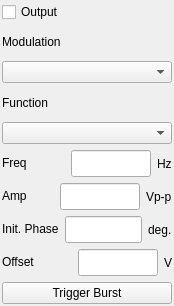
<?xml version="1.0" encoding="UTF-8"?>
<ui version="4.0">
 <class>FrmFuncSynth</class>
 <widget class="QMainWindow" name="FrmFuncSynth">
  <property name="geometry">
   <rect>
    <x>0</x>
    <y>0</y>
    <width>174</width>
    <height>306</height>
   </rect>
  </property>
  <property name="windowTitle">
   <string>Function Synthesizer Control</string>
  </property>
  <widget class="QWidget" name="widget">
   <layout class="QGridLayout">
    <property name="leftMargin">
     <number>2</number>
    </property>
    <property name="topMargin">
     <number>2</number>
    </property>
    <property name="rightMargin">
     <number>2</number>
    </property>
    <property name="bottomMargin">
     <number>2</number>
    </property>
    <item row="0" column="0">
     <widget class="QCheckBox" name="m_ckbOutput">
      <property name="sizePolicy">
       <sizepolicy hsizetype="Fixed" vsizetype="Fixed">
        <horstretch>0</horstretch>
        <verstretch>0</verstretch>
       </sizepolicy>
      </property>
      <property name="text">
       <string>Output</string>
      </property>
     </widget>
    </item>
    <item row="9" column="0">
     <widget class="QPushButton" name="m_btnTrig">
      <property name="text">
       <string>Trigger Burst</string>
      </property>
      <property name="autoDefault">
       <bool>false</bool>
      </property>
     </widget>
    </item>
    <item row="1" column="0">
     <widget class="QLabel" name="textLabel1">
      <property name="text">
       <string>Modulation</string>
      </property>
      <property name="wordWrap">
       <bool>false</bool>
      </property>
     </widget>
    </item>
    <item row="2" column="0">
     <widget class="QComboBox" name="m_cmbMode"/>
    </item>
    <item row="3" column="0">
     <widget class="QLabel" name="textLabel2">
      <property name="text">
       <string>Function</string>
      </property>
      <property name="wordWrap">
       <bool>false</bool>
      </property>
     </widget>
    </item>
    <item row="4" column="0">
     <widget class="QComboBox" name="m_cmbFunc"/>
    </item>
    <item row="5" column="0">
     <layout class="QHBoxLayout">
      <item>
       <widget class="QLabel" name="textLabel1_5_2_2">
        <property name="sizePolicy">
         <sizepolicy hsizetype="Preferred" vsizetype="Fixed">
          <horstretch>0</horstretch>
          <verstretch>0</verstretch>
         </sizepolicy>
        </property>
        <property name="text">
         <string>Freq</string>
        </property>
        <property name="wordWrap">
         <bool>false</bool>
        </property>
       </widget>
      </item>
      <item>
       <layout class="QHBoxLayout">
        <item>
         <widget class="QLineEdit" name="m_edFreq">
          <property name="sizePolicy">
           <sizepolicy hsizetype="Preferred" vsizetype="Fixed">
            <horstretch>0</horstretch>
            <verstretch>0</verstretch>
           </sizepolicy>
          </property>
          <property name="maximumSize">
           <size>
            <width>80</width>
            <height>32767</height>
           </size>
          </property>
         </widget>
        </item>
        <item>
         <widget class="QLabel" name="textLabel2_2_3">
          <property name="sizePolicy">
           <sizepolicy hsizetype="Fixed" vsizetype="Preferred">
            <horstretch>0</horstretch>
            <verstretch>0</verstretch>
           </sizepolicy>
          </property>
          <property name="text">
           <string>Hz</string>
          </property>
          <property name="wordWrap">
           <bool>false</bool>
          </property>
         </widget>
        </item>
       </layout>
      </item>
     </layout>
    </item>
    <item row="6" column="0">
     <layout class="QHBoxLayout">
      <item>
       <widget class="QLabel" name="textLabel1_5_2_2_3">
        <property name="sizePolicy">
         <sizepolicy hsizetype="Preferred" vsizetype="Fixed">
          <horstretch>0</horstretch>
          <verstretch>0</verstretch>
         </sizepolicy>
        </property>
        <property name="text">
         <string>Amp</string>
        </property>
        <property name="wordWrap">
         <bool>false</bool>
        </property>
       </widget>
      </item>
      <item>
       <layout class="QHBoxLayout">
        <item>
         <widget class="QLineEdit" name="m_edAmp">
          <property name="sizePolicy">
           <sizepolicy hsizetype="Preferred" vsizetype="Fixed">
            <horstretch>0</horstretch>
            <verstretch>0</verstretch>
           </sizepolicy>
          </property>
          <property name="maximumSize">
           <size>
            <width>80</width>
            <height>32767</height>
           </size>
          </property>
         </widget>
        </item>
        <item>
         <widget class="QLabel" name="textLabel2_2_3_3">
          <property name="sizePolicy">
           <sizepolicy hsizetype="Fixed" vsizetype="Preferred">
            <horstretch>0</horstretch>
            <verstretch>0</verstretch>
           </sizepolicy>
          </property>
          <property name="text">
           <string>Vp-p</string>
          </property>
          <property name="wordWrap">
           <bool>false</bool>
          </property>
         </widget>
        </item>
       </layout>
      </item>
     </layout>
    </item>
    <item row="7" column="0">
     <layout class="QHBoxLayout">
      <item>
       <widget class="QLabel" name="textLabel1_5_2_2_2">
        <property name="sizePolicy">
         <sizepolicy hsizetype="Preferred" vsizetype="Fixed">
          <horstretch>0</horstretch>
          <verstretch>0</verstretch>
         </sizepolicy>
        </property>
        <property name="text">
         <string>Init. Phase</string>
        </property>
        <property name="wordWrap">
         <bool>false</bool>
        </property>
       </widget>
      </item>
      <item>
       <layout class="QHBoxLayout">
        <item>
         <widget class="QLineEdit" name="m_edPhase">
          <property name="sizePolicy">
           <sizepolicy hsizetype="Preferred" vsizetype="Fixed">
            <horstretch>0</horstretch>
            <verstretch>0</verstretch>
           </sizepolicy>
          </property>
          <property name="maximumSize">
           <size>
            <width>80</width>
            <height>32767</height>
           </size>
          </property>
         </widget>
        </item>
        <item>
         <widget class="QLabel" name="la">
          <property name="sizePolicy">
           <sizepolicy hsizetype="Fixed" vsizetype="Preferred">
            <horstretch>0</horstretch>
            <verstretch>0</verstretch>
           </sizepolicy>
          </property>
          <property name="text">
           <string>deg.</string>
          </property>
          <property name="wordWrap">
           <bool>false</bool>
          </property>
         </widget>
        </item>
       </layout>
      </item>
     </layout>
    </item>
    <item row="8" column="0">
     <layout class="QHBoxLayout">
      <item>
       <widget class="QLabel" name="textLabel1_5_2_2_2_2">
        <property name="sizePolicy">
         <sizepolicy hsizetype="Preferred" vsizetype="Fixed">
          <horstretch>0</horstretch>
          <verstretch>0</verstretch>
         </sizepolicy>
        </property>
        <property name="text">
         <string>Offset</string>
        </property>
        <property name="wordWrap">
         <bool>false</bool>
        </property>
       </widget>
      </item>
      <item>
       <layout class="QHBoxLayout">
        <item>
         <widget class="QLineEdit" name="m_edOffset">
          <property name="sizePolicy">
           <sizepolicy hsizetype="Preferred" vsizetype="Fixed">
            <horstretch>0</horstretch>
            <verstretch>0</verstretch>
           </sizepolicy>
          </property>
          <property name="maximumSize">
           <size>
            <width>80</width>
            <height>32767</height>
           </size>
          </property>
         </widget>
        </item>
        <item>
         <widget class="QLabel" name="la_2">
          <property name="sizePolicy">
           <sizepolicy hsizetype="Fixed" vsizetype="Preferred">
            <horstretch>0</horstretch>
            <verstretch>0</verstretch>
           </sizepolicy>
          </property>
          <property name="text">
           <string>V</string>
          </property>
          <property name="wordWrap">
           <bool>false</bool>
          </property>
         </widget>
        </item>
       </layout>
      </item>
     </layout>
    </item>
   </layout>
  </widget>
 </widget>
 <layoutdefault spacing="6" margin="11"/>
 <pixmapfunction>qPixmapFromMimeSource</pixmapfunction>
 <tabstops>
  <tabstop>m_ckbOutput</tabstop>
  <tabstop>m_cmbMode</tabstop>
  <tabstop>m_cmbFunc</tabstop>
  <tabstop>m_edFreq</tabstop>
  <tabstop>m_edAmp</tabstop>
  <tabstop>m_edPhase</tabstop>
  <tabstop>m_edOffset</tabstop>
  <tabstop>m_btnTrig</tabstop>
 </tabstops>
 <resources/>
 <connections/>
</ui>
